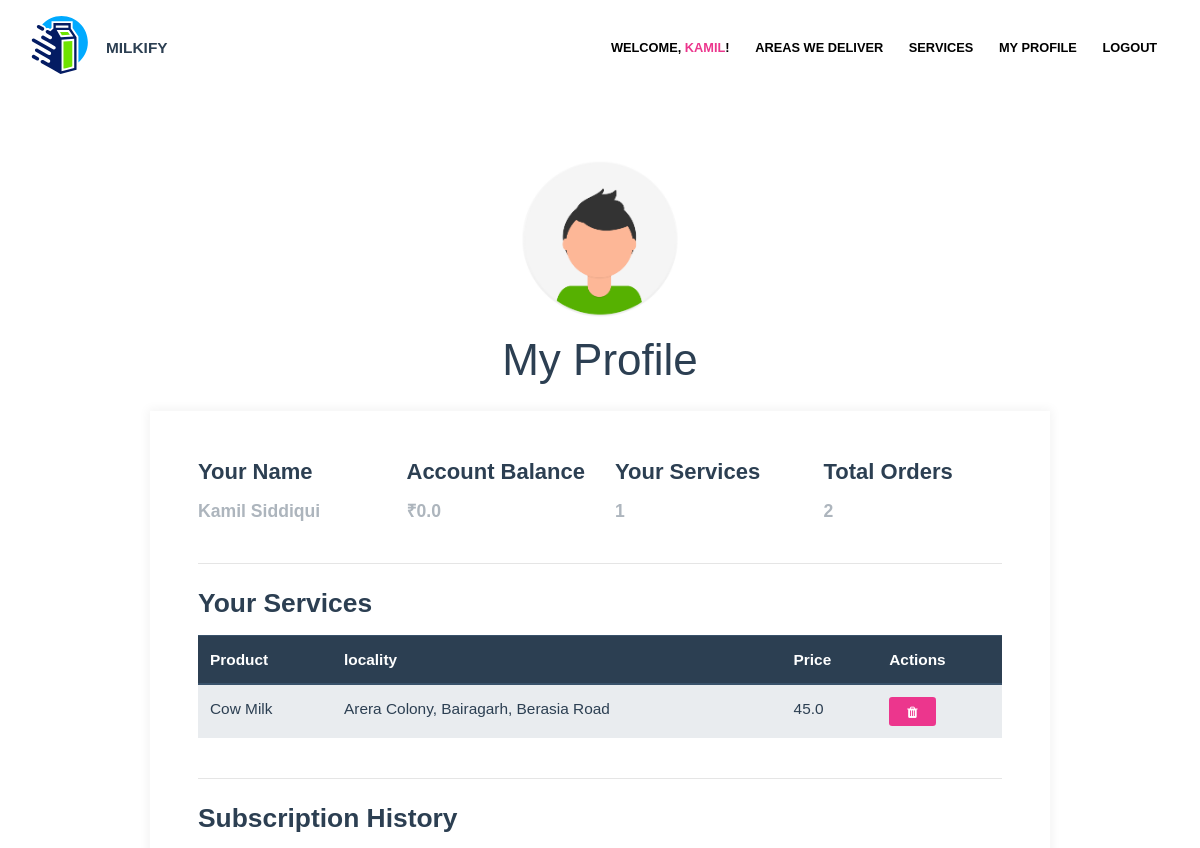
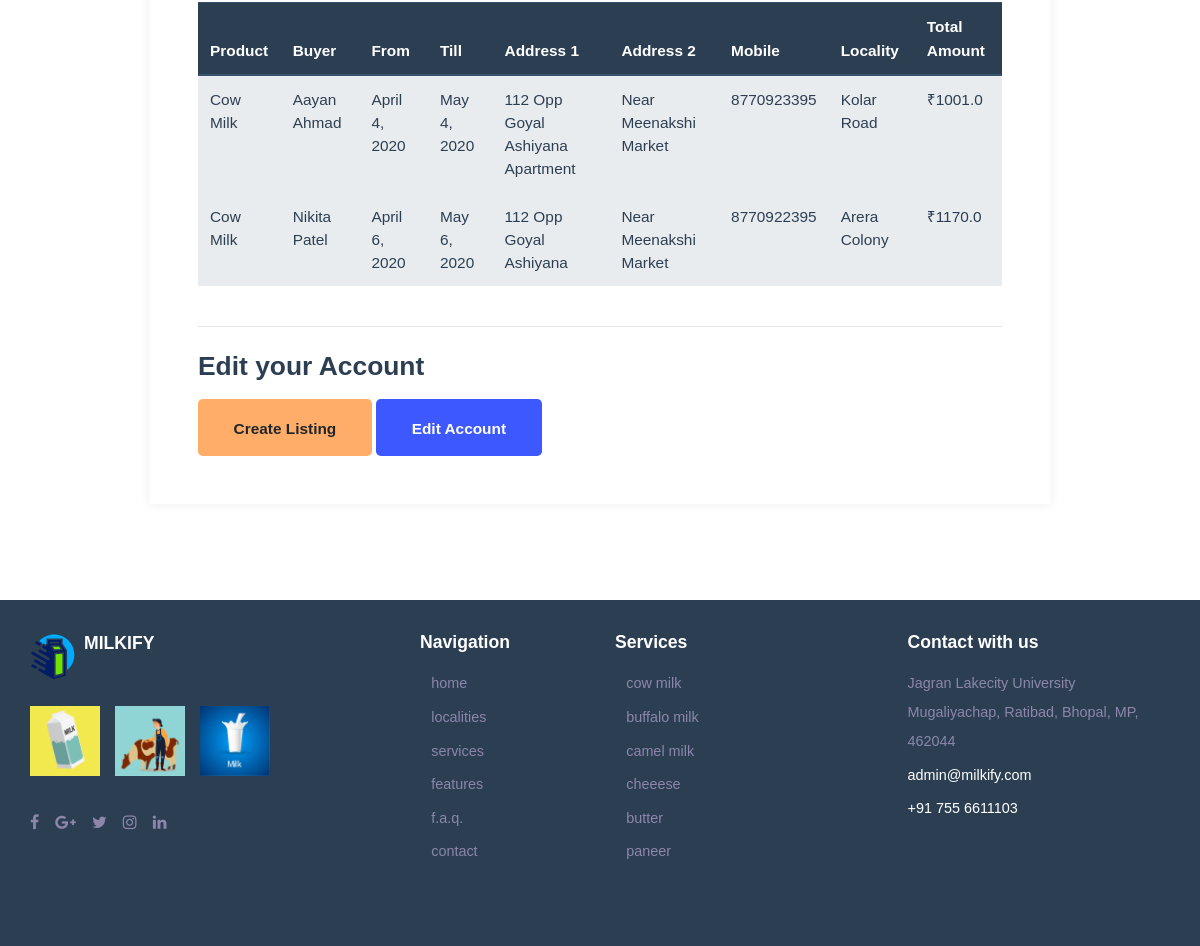
/profile (signed in), run on the app's committed database (2 pictures, top to bottom).
### web/models.py (models this page shows, shortened)
class CustomUser(AbstractBaseUser, PermissionsMixin):
    USER_TYPE_CHOICES = (
      (1, 'Consumer'),
      (2, 'Farmer'),
    )
    id = models.AutoField(primary_key=True)
    email = models.EmailField(_('Email Address'), unique=True)
    first_name = models.CharField(_('First Name'), max_length=30, blank=True)
    last_name = models.CharField(_('Last Name'), max_length=30, blank=True)
    user_type = models.PositiveSmallIntegerField(_('user_type'), choices=USER_TYPE_CHOICES, null=True, blank=True)
    account_balance = models.FloatField(blank=True, null=True)
    date_joined = models.DateTimeField(_('Date Joined'), auto_now_add=True)
    is_active = models.BooleanField(_('Active'), default=True)
    is_staff = models.BooleanField(_('Staff'), default=True)
    objects = CustomUserManager()
    USERNAME_FIELD = 'email'
    REQUIRED_FIELDS = []
    def __str__(self):
        return self.first_name + ' ' + self.last_name
    class Meta:
        verbose_name = _('user')
        verbose_name_plural = _('users')

class Listing(models.Model):
    id = models.AutoField(primary_key=True)
    name = models.ForeignKey('Product', on_delete=models.CASCADE, blank=False)
    seller = models.ForeignKey('CustomUser', on_delete=models.CASCADE, blank=False)
    locality = models.ManyToManyField(Locality, blank=False)
    price = models.FloatField(blank=False)
    class Meta:
        verbose_name_plural = "Listings"

class Product(models.Model):
    id = models.AutoField(primary_key=True)
    name = models.CharField(max_length=100)
    def __str__(self):
        return self.name

class Locality(models.Model):
    id = models.AutoField(primary_key=True)
    name = models.CharField(max_length=100)
    slug = models.SlugField(max_length = 200, null = True, blank = True, unique=True)
    class Meta:
        verbose_name_plural = "Localities"
    def __str__(self):
        return self.name

class Subscription(models.Model):
    TIMING_CHOICES = (
      (1, '7AM'),
      (2, '8AM'),
      (3, '9AM'),
      (4, '10AM'),
      (5, '4PM'),
      (6, '5PM'),
      (7, '6PM'),
      (8, '7PM'),
    )
    id = models.AutoField(primary_key=True)
    seller = models.ForeignKey('CustomUser', on_delete=models.CASCADE, blank=False)
    buyer = models.ForeignKey('CustomUser', on_delete=models.CASCADE, blank=False, related_name="consumer")
    product = models.ForeignKey('Product', on_delete=models.CASCADE, blank=False, default='', null=True)
    price = models.FloatField(blank=False)
    timing = models.PositiveSmallIntegerField(_('timing'), choices=TIMING_CHOICES, null=True, blank=True)
    duration_from = models.DateField(auto_now=False, auto_now_add=False, null=True, blank=True)
    duration_till = models.DateField(auto_now=False, auto_now_add=False, null=True, blank=True)
    total_amount = models.FloatField(blank=False)
    address_1 = models.CharField(_('address 1'), max_length=500, blank=True)
    address_2 = models.CharField(_('address 2'), max_length=500, blank=True)
    locality = models.ForeignKey('Locality', on_delete=models.CASCADE, null=True, blank=True)
    mobile = models.CharField(_('mobile number'), max_length=250, blank=True)

### web/views.py (the view)
# urls.py: path('profile', views.profile, name='profile'),
def profile(request):
    if request.user.is_authenticated:
        current_user = request.user
        if current_user.user_type == 1:
            subscriptions = Subscription.objects.all().filter(buyer=current_user.id)
            subscriptions_count = Subscription.objects.all().filter(buyer=current_user.id).count()
            return render(request, 'profile.html', {"subscriptions" : subscriptions, "subscriptions_count" : subscriptions_count})
        else:
            subscriptions = Subscription.objects.all().filter(seller=current_user.id)
            subscriptions_count = Subscription.objects.all().filter(seller=current_user.id).count()
            listings = Listing.objects.all().filter(seller=current_user.id)
            listings_count = Listing.objects.all().filter(seller=current_user.id).count()
            return render(request, 'profile.html', {"subscriptions" : subscriptions, "subscriptions_count": subscriptions_count, "listings" : listings, "listings_count" : listings_count})
    else:
        return redirect("/")

### web/templates/profile.html (shortened to what this page needs)
{% extends 'base.html' %}
{% load static %}
{% block content %}
<div class="main d-flex align-items-center padding-8-6">
  <div class="container-fluid min-h w-75">
    <div class="row">
      <img src="{% static '/images/profile_pic.png' %}" style="width: 13rem;" class="mt-3 mx-auto">
      <div class="heading-title text-center mb-3">
        <span class="display-5">My Profile</span>
      </div>
    </div>
    <div class="row">
      <div class="card mx-auto mt-2 w-100">
        <div class="card-body p-5">
          {% if user.user_type == 1 %}
            <div class="row d-flex">
              <div class="col-lg-4 col-sm-4 col-sm-12">
                <h4>Your Name</h4>
                <h6 class="text-secondary">{{ user }}</h6>
              </div>
              <div class="col-lg-4 col-sm-4 col-sm-12">
                <h4>Account Balance</h4>
                <h6 class="text-secondary">₹{{ user.account_balance }}</h6>
              </div>
              <div class="col-lg-4 col-sm-4 col-sm-12">
                <h4>Your Subscriptions</h4>
                <h6 class="text-secondary">{{ subscriptions_count }}</h6>
              </div>
            </div>
            <hr class="color-secondary my-4">
            <div class="row d-flex">
              <div class="col">
                <h4>Subscription History</h4>
                {% if subscriptions_count > 0 %}
                  <table class="table table-light ">
                  <thead class="thead-dark">
                    <tr>
                      <th scope="col">Product</th>
                      <th scope="col">Seller</th>
                      <th scope="col">From</th>
                      <th scope="col">Till</th>
                      <th scope="col">Locality</th>
                      <th scope="col">Total Amount</th>
                    </tr>
                  </thead>
                  <tbody>
                    {% for subscription in subscriptions %}
                      <tr>
                        <td>{{ subscription.product }}</td>
                        <td>{{ subscription.seller }}</td>
                        <td>{{ subscription.duration_from }}</td>
                        <td>{{ subscription.duration_till }}</td>
                        <td>{{ subscription.locality }}</td>
                        <td>₹{{ subscription.total_amount }}</td>
                      </tr>
                    {% endfor %}
                  </tbody>
                </table>
                {% else %}
                  <h6 class="text-secondary">You currently have no active subscriptions.</h6>
                {% endif %}
              </div>
            </div>
            <div class="row d-flex">
              <div class="col">
                <hr class="color-secondary my-4">
                <h4>Edit your Account</h4>
                <a href="/profile/add-money" class="btn btn-success btn-lg">Add Money</a>
                <button type="button" class="btn btn-info btn-lg">Edit Account</button>
              </div>
            </div>
          {% else %}
            <div class="row d-flex">
              <div class="col-lg-3 col-sm-3 col-sm-12">
                <h5>Your Name</h5>
                <h6 class="text-secondary">{{ user }}</h6>
              </div>
              <div class="col-lg-3 col-sm-3 col-sm-12">
                <h5>Account Balance</h5>
                <h6 class="text-secondary">₹{{ user.account_balance }}</h6>
              </div>
              <div class="col-lg-3 col-sm-3 col-sm-12">
                <h5>Your Services</h5>
                <h6 class="text-secondary">{{ listings_count }}</h6>
              </div>
              <div class="col-lg-3 col-sm-3 col-sm-12">
                <h5>Total Orders</h5>
                <h6 class="text-secondary">{{ subscriptions_count }}</h6>
              </div>
            </div>
            <hr class="color-secondary my-4">
            <div class="row d-flex">
              <div class="col">
                <h4>Your Services</h4>
                {% if listings_count > 0 %}
                  <table class="table table-light ">
                  <thead class="thead-dark">
                    <tr>
                      <th scope="col">Product</th>
                      <th scope="col">locality</th>
                      <th scope="col">Price</th>
                      <th scope="col w-10" >Actions</th>
                    </tr>
                  </thead>
                  <tbody>
                    {% for listing in listings %}
                      <tr>
                        <td>{{ listing.name }}</td>
                        <td> {% for place in listing.locality.all %}{{ place }}{% if forloop.last %}{% else %}, {% endif %}{% endfor %}</td>
                        <td>{{ listing.price }}</td>
                        <td class="">
                          <form action="/profile/delete-listing" method="post">
                            <button type="submit" class="btn btn-sm btn-danger"> <i class="fa fa-trash" aria-hidden="true"></i></button>
                          </form>
                        </td>
                      </tr>
                    {% endfor %}
                  </tbody>
                </table>
                {% else %}
                  <h6 class="text-secondary">You currently have no active subscriptions.</h6>
                {% endif %}
              </div>
            </div>
            <hr class="color-secondary my-4">
            <div class="row d-flex">
              <div class="col">
                <h4>Subscription History</h4>
                {% if subscriptions_count > 0 %}
                  <table class="table table-light ">
                  <thead class="thead-dark">
                    <tr>
                      <th scope="col">Product</th>
                      <th scope="col">Buyer</th>
                      <th scope="col">From</th>
                      <th scope="col">Till</th>
                      <th scope="col">Address 1</th>
                      <th scope="col">Address 2</th>
                      <th scope="col">Mobile</th>
                      <th scope="col">Locality</th>
                      <th scope="col">Total Amount</th>
                    </tr>
                  </thead>
                  <tbody>
                    {% for subscription in subscriptions %}
                      <tr>
                        <td>{{ subscription.product }}</td>
                        <td>{{ subscription.buyer }}</td>
                        <td>{{ subscription.duration_from }}</td>
                        <td>{{ subscription.duration_till }}</td>
                        <td>{{ subscription.address_1 }}</td>
                        <td>{{ subscription.address_2 }}</td>
                        <td>{{ subscription.mobile }}</td>
                        <td>{{ subscription.locality }}</td>
                        <td>₹{{ subscription.total_amount }}</td>
                      </tr>
                    {% endfor %}
                  </tbody>
                </table>
                {% else %}
                  <h6 class="text-secondary">You currently have no active subscriptions.</h6>
                {% endif %}
              </div>
            </div>
            <div class="row d-flex">
              <div class="col">
                <hr class="color-secondary my-4">
                <h4>Edit your Account</h4>
                <a href="/profile/create-listing" type="button" class="btn btn-warning btn-lg" >Create Listing</a>
                <button type="button" class="btn btn-info btn-lg">Edit Account</button>
              </div>
            </div>
          {% endif %}
        </div>
      </div>
    </div>
  </div>
</div>
{% endblock content %}

### web/templates/base.html (shortened to what this page needs)
{% load static %}
<!DOCTYPE html>
<html lang="en" class="no-js">
<head>
  <link href="{% static 'css/bootstrap.min.css' %}" rel="stylesheet">
  <link href="{% static 'css/font-awesome.min.css' %}" rel="stylesheet">
  <link href="{% static 'css/style.css' %}" rel="stylesheet">
  <link href="{% static 'css/custom.css' %}" rel="stylesheet">
</head>
<body id="alo_theme" class="home home-09">
  <header class="header-dark  mega-menu fixed hover">
    <div class="container">
      <nav class="navbar navbar-expand-lg">
        <a class="h1 navbar-brand" href="/" title="Milkify">
          <div class="row">
            <div class="col pr-0">
              </div>
            <div class="col pl-0"><span class="nav-link" id="Homes" role="button" data-toggle="dropdown" aria-haspopup="true" aria-expanded="false">MILKIFY</span></div>
          </div>
        </a>
        <div id="navbarsMenu" class="collapse navbar-collapse">
          <ul id="main-menu" class="navbar-nav ml-auto">
            {% if user.is_authenticated %}
            <li class="nav-item">
              <span class="nav-link">Welcome, <span class="text-danger">{{ user.first_name }}</span>!</span>
            </li>
            <li class="nav-item">
              <a href="/localities" class="nav-link"><span>Areas we Deliver</span></a>
            </li>
            <li class="nav-item">
              <a href="/services" class="nav-link"><span>Services</span></a>
            </li>
            <li class="nav-item">
              <a href="/profile" class="nav-link"><span>My Profile</span></a>
            </li>
            <li class="nav-item">
              <a href="/logout" class="nav-link"><span>Logout</span></a>
            </li>
            {% endif %}
          </ul>
        </div>
      </nav>
    </div>
  </header>
  {% block content %}
  {% endblock content%}
  <footer class="footer-light bg-dark padding-2-4">
    <div class="container">
      <div class="row">
        <div class="col-lg-4 col-md-6 col-sm-12 order-01">
          <a class="h1 navbar-brand" href="#">
            <div class="row">
              <div class="col pr-1">
              </div>
              <div class="col pl-1">
                <h4 class="h6">MILKIFY</h4>
              </div>
            </div>
          </a>
          <div class="images">
            <img src="{% static 'images/bottom_1.png' %}" alt="img">
            <img src="{% static 'images/bottom_2.png' %}" alt="img">
            <img src="{% static 'images/bottom_3.png' %}" alt="img">
          </div>
          <ul class="social list-inline">
            <li class="list-inline-item"><a href="#"><i class="fa fa-facebook-f"></i></a></li>
            <li class="list-inline-item"><a href="#"><i class="fa fa-google-plus"></i></a></li>
            <li class="list-inline-item"><a href="#"><i class="fa fa-twitter"></i></a></li>
            <li class="list-inline-item"><a href="#"><i class="fa fa-instagram"></i></a></li>
            <li class="list-inline-item"><a href="#"><i class="fa fa-linkedin"></i></a></li>
          </ul>
        </div>
        <div class="col-lg-2 col-md-3 col-sm-6 order-02">
          <h4 class="h6">Navigation</h4>
          <ul class="list-unstyled add-menu">
            <li><a href="/">Home</a></li>
            <li><a href="/localities">Localities</a></li>
            <li><a href="/services">Services</a></li>
            <li><a href="#">Features</a></li>
            <li><a href="#">F.A.Q.</a></li>
            <li><a href="#">Contact</a></li>
          </ul>
        </div>
        <div class="col-lg-2 col-md-3 col-sm-6 order-03 service-footer">
          <h4 class="h6">Services</h4>
          <ul class="list-unstyled add-menu">
            <li><a href="#">Cow Milk</a></li>
            <li><a href="#">Buffalo Milk</a></li>
            <li><a href="#">Camel Milk</a></li>
            <li><a href="#">Cheeese</a></li>
            <li><a href="#">Butter</a></li>
            <li><a href="#">Paneer</a></li>
          </ul>
        </div>
        <div class="offset-lg-1 col-lg-3 col-md-12 order-04">
          <h4 class="h6">Contact with us</h4>
          <ul class="list-unstyled add-menu p-0">
            <li>Jagran Lakecity University
              Mugaliyachap, Ratibad, Bhopal, MP, 462044</li>
            <li class="email"><a href="mailto:admin@milkify.com">admin@milkify.com</a></li>
            <li class="phone"><a href="tel:17040000000">+91 755 6611103</a></li>
          </ul>
        </div>
      </div>
    </div>
  </footer>
</body>
</html>

### web/static/css/custom.css (style rules this page uses)
.display-5 { font-size: 2.75rem; color: #2c3f52; font-weight: 300; line-height: 1.2; }
.min-h { min-height: 42vh!important; }

### data on the page
CustomUser: first_name "KAMIL", first_name+last_name "Kamil Siddiqui", account_balance "0.0"
Listing: name "Cow Milk", price "45.0"
Locality: name "Arera Colony"
Locality: name "Bairagarh"
Locality: name "Berasia Road"
Subscription: product "Cow Milk", buyer "Aayan Ahmad", duration_from "April 4, 2020", duration_till "May 4, 2020", address_1 "112 Opp Goyal Ashiyana Apartment", address_2 "Near Meenakshi Market", mobile "8770923395", locality "Kolar Road", total_amount "1001.0"
Subscription: product "Cow Milk", buyer "Nikita Patel", duration_from "April 6, 2020", duration_till "May 6, 2020", address_1 "112 Opp Goyal Ashiyana", address_2 "Near Meenakshi Market", mobile "8770922395", locality "Arera Colony", total_amount "1170.0"

### other printed values
{{ listings_count }} "1"
{{ subscriptions_count }} "2"
